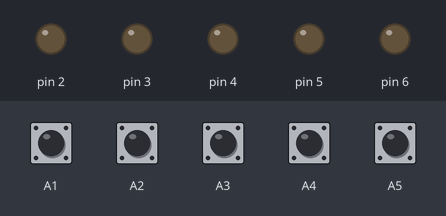
Bench run of a sketch on a simulated Arduino Uno, built for the host (arithmetic inside an expression is 32-bit, double 64-bit). On the bench: output pins drawn as LEDs (lit = HIGH). Inputs (shaded band) come from the test bench; at power-on: A1–5 HIGH. What the sketch prints to the serial monitor is not drawn.

Above: at 4.1 s.
At 12.3 s:
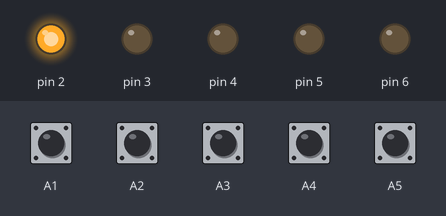
At 20.6 s:
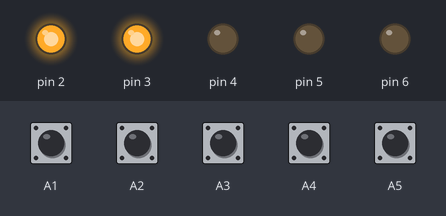
At 29.1 s:
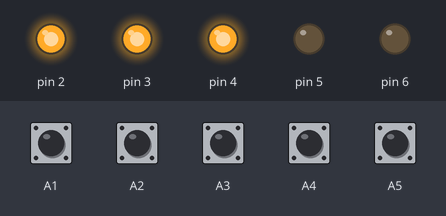
At 37.6 s:
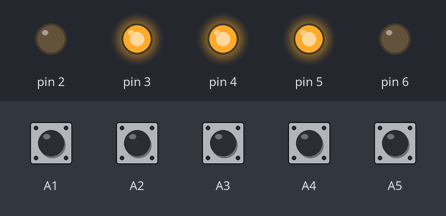
Timing chart, 0 to 44.6 s (numbered marks = the images above):
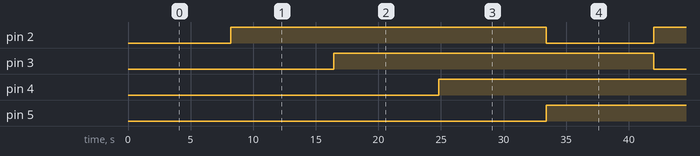

The sketch:

SMPTE_TIMECODE_READER_BCD_INTERFACE.ino
```cpp
// SMPTE timecode reader interface by sendust
/*  Use with LTC pulse dectector code (using ISR)
 *  2022/2/15 - First release
 *  2022/2/16 - Introduce heartbeat class
 *  2022/2/17 - LED show ; disabled for performance issue.
 *  2022/2/18 - Enable LED show (improve performance, less use of digital write)
 *
 *
 *
 *
 */

#define BUFFER_MAX 20

#include <SoftwareSerial.h>
SoftwareSerial softserial(10, 9); // RX, TX


struct SER
{
  bool valid_data, clock_current, clock_old;
  uint8_t buffer[BUFFER_MAX], index, data;
};


class led_fback       // class for LED feedback, debugging purpose
{
  public:
    led_fback(uint8_t pin_no)
    {
      pin_control = pin_no;
      pin_state = 0;
      pinMode(pin_control, OUTPUT);
      digitalWrite(pin_control, pin_state);
    }

    void toggle()
    {
      pin_state = !pin_state;
      digitalWrite(pin_control, pin_state);
    }

    void set(bool state)
    {
      pin_state = state;
      digitalWrite(pin_control, pin_state);
    }


  private:
    uint8_t pin_control;
    bool pin_state;

};


class cHeartBeat
{
  private:

  unsigned long m_count;
  int m_pinLED;
  int m_pin_state, m_pin_state_old;
  unsigned long m_mask_result, m_mask_result_old;
  const unsigned long m_mask = B01111110;

  public:
  cHeartBeat(const int pinLED)            // define heartbeat LED pin
  {
    pinMode(pinLED, OUTPUT);
    digitalWrite(pinLED, LOW);
    m_pinLED = pinLED;
    m_count = 0;
    m_pin_state = 1;
    m_pin_state_old = !m_pin_state;
    m_mask_result_old = 0;
  }

  void run()
  {
    // Serial.println(m_mask);
    m_count++;
    m_mask_result = m_count & (m_mask << 10);
    m_pin_state = m_mask_result && 1;
    if (m_pin_state != m_pin_state_old)
    {
      digitalWrite(m_pinLED, m_pin_state);
      m_pin_state_old = m_pin_state;
    }
  }


};

class cLEDSHOW
{
  private:
    unsigned long m_count;
    int m_pinLED1, m_pinLED2, m_pinLED3, m_pinLED4;
    int  m_mask, m_mask_old;
    const uint8_t  m_sequential[8][4] = {{0, 1, 1, 1},
                                         {1, 0, 1, 1},
                                         {1, 1, 0, 1},
                                         {1, 1, 1, 0},
                                         {0, 1, 1, 1},
                                         {1, 0, 1, 1},
                                         {1, 1, 0, 1},
                                         {1, 1, 1, 0}
                                         };

  public:
    cLEDSHOW(int pinLED1, int pinLED2, int pinLED3, int pinLED4)     // define heartbeat LED pin
    {
      pinMode(pinLED1, OUTPUT);
      pinMode(pinLED2, OUTPUT);
      pinMode(pinLED3, OUTPUT);
      pinMode(pinLED4, OUTPUT);
      digitalWrite(pinLED1, HIGH);
      digitalWrite(pinLED2, HIGH);
      digitalWrite(pinLED3, HIGH);
      digitalWrite(pinLED4, HIGH);
      m_pinLED1 = pinLED1;
      m_pinLED2 = pinLED2;
      m_pinLED3 = pinLED3;
      m_pinLED4 = pinLED4;
      m_count = 0;
      m_mask = 0;
      m_mask_old = 1;
    }

  run()
  {
    m_count++;
    m_mask = (m_count >> 13) & B00000111;
    if (m_mask == m_mask_old)
    {
      return;
    }
    digitalWrite(m_pinLED1, m_sequential[m_mask][0]);
    digitalWrite(m_pinLED2, m_sequential[m_mask][1]);
    digitalWrite(m_pinLED3, m_sequential[m_mask][2]);
    digitalWrite(m_pinLED4, m_sequential[m_mask][3]);
    m_mask_old = m_mask;
  }

};


SER serial_data;


char tc[12];                          // array for send serial data

//cHeartBeat Heartbeat(2);             // start heartbeat with LED pin number
led_fback debug_ledA(6);             // LED for debugging, Finish code arrived
led_fback debug_ledB(2);             //                    Invalid data length
led_fback debug_ledC(3);             //                    Buffer overflow detected
led_fback debug_ledD(4);


cLEDSHOW led_parade(2, 3, 4, 5);

void setup() {
  // put your setup code here, to run once:
  Serial.begin(115200);
  softserial.begin(115200);
  pinMode(A1, INPUT_PULLUP);
  pinMode(A2, INPUT_PULLUP);
  pinMode(A3, INPUT_PULLUP);
  pinMode(A4, INPUT_PULLUP);
  pinMode(A5, INPUT_PULLUP);

  serial_data.index = 0;
  serial_data.valid_data = 0;

  debug_ledB.set(1);
  debug_ledC.set(1);
  debug_ledD.set(1);

  tc[2] = ':';          // Move from loop to here.  improve performance
  tc[5] = ':';
  tc[8] = '.';
  tc[11] = '\r';        // Assign serial print finish code

  Serial.println(" -- LTC Reader started  -- ");
}

void loop() {
  // put your main code here, to run repeatedly:
  // Heartbeat.run();
  led_parade.run();         // Disabled for performance issue  2022/2/17
  serial_data.clock_current = digitalRead(A5);            // Probe clock

  if ((serial_data.clock_current == HIGH) & (serial_data.clock_old == LOW))   // clock detected !!
  {

    serial_data.data = (digitalRead(A1) << 3) | (digitalRead(A2) << 2) | (digitalRead(A3)) << 1  | digitalRead(A4);   // convert 4bit binary to decimal
    serial_data.buffer[serial_data.index] =  serial_data.data;
    serial_data.index += 1;         // Fill up buffer & increase buffer index
    if (serial_data.data == 10)     // Finish signal arrived
    {
      debug_ledA.toggle();
      tc[0] = serial_data.buffer[0] + '0';
      tc[1] = serial_data.buffer[1] + '0';

      tc[3] = serial_data.buffer[2] + '0';
      tc[4] = serial_data.buffer[3] + '0';

      tc[6] = serial_data.buffer[4] + '0';
      tc[7] = serial_data.buffer[5] + '0';

      tc[9] = serial_data.buffer[6] + '0';
      tc[10] = serial_data.buffer[7] + '0';

      softserial.print(tc);
      Serial.print(serial_data.index);
      Serial.print(" ");
      Serial.print(tc);

      if (serial_data.index != 9)   // Finish mark character should arrive at 8th position
      {
        debug_ledB.toggle();        // Invalid length arrived
        Serial.println("Invalid data length");
      }
      serial_data.index = 0;
    }

    if (serial_data.index >= BUFFER_MAX - 1)
    {
      serial_data.index = 0;
      Serial.println("Buffer overflow");
      debug_ledC.toggle();
    }
  }

  serial_data.clock_old = serial_data.clock_current;
}
```

Measured:
- by itself, pin 2–5: alternates HIGH for 25.7 s and LOW for 8.6 s
- by itself, everything shown: repeats every 34.3 s, in 4 steps
